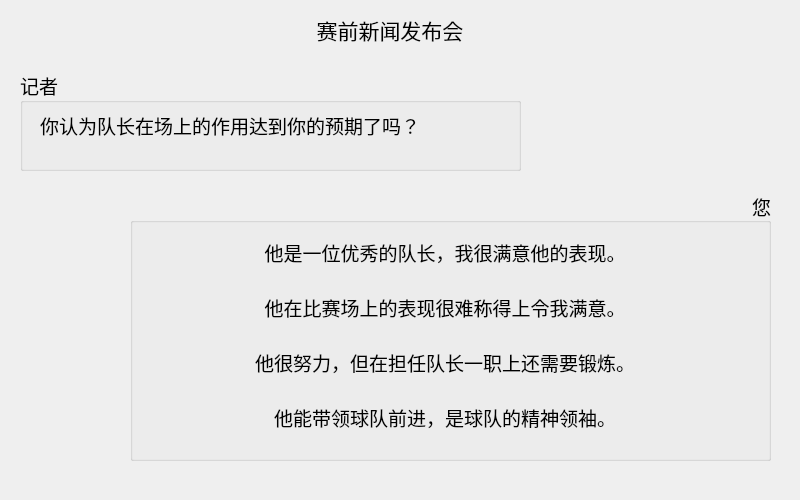
<?xml version="1.0" encoding="UTF-8"?>
<ui version="4.0">
 <class>BeforeGame5Dialog</class>
 <widget class="QDialog" name="BeforeGame5Dialog">
  <property name="geometry">
   <rect>
    <x>0</x>
    <y>0</y>
    <width>800</width>
    <height>500</height>
   </rect>
  </property>
  <property name="windowTitle">
   <string>Dialog</string>
  </property>
  <widget class="QGroupBox" name="groupBox">
   <property name="geometry">
    <rect>
     <x>20</x>
     <y>70</y>
     <width>501</width>
     <height>101</height>
    </rect>
   </property>
   <property name="font">
    <font>
     <family>等线</family>
     <pointsize>14</pointsize>
    </font>
   </property>
   <property name="title">
    <string>记者</string>
   </property>
   <widget class="QLabel" name="label">
    <property name="geometry">
     <rect>
      <x>20</x>
      <y>40</y>
      <width>471</width>
      <height>31</height>
     </rect>
    </property>
    <property name="text">
     <string>你认为队长在场上的作用达到你的预期了吗？</string>
    </property>
   </widget>
  </widget>
  <widget class="QGroupBox" name="groupBox_2">
   <property name="geometry">
    <rect>
     <x>130</x>
     <y>190</y>
     <width>641</width>
     <height>271</height>
    </rect>
   </property>
   <property name="font">
    <font>
     <family>等线</family>
     <pointsize>14</pointsize>
    </font>
   </property>
   <property name="title">
    <string>您</string>
   </property>
   <property name="alignment">
    <set>Qt::AlignRight|Qt::AlignTrailing|Qt::AlignVCenter</set>
   </property>
   <widget class="QToolButton" name="toolButton">
    <property name="geometry">
     <rect>
      <x>50</x>
      <y>40</y>
      <width>530</width>
      <height>45</height>
     </rect>
    </property>
    <property name="font">
     <font>
      <family>楷体</family>
     </font>
    </property>
    <property name="text">
     <string>他是一位优秀的队长，我很满意他的表现。</string>
    </property>
    <property name="autoRaise">
     <bool>true</bool>
    </property>
   </widget>
   <widget class="QToolButton" name="toolButton_2">
    <property name="geometry">
     <rect>
      <x>50</x>
      <y>95</y>
      <width>530</width>
      <height>45</height>
     </rect>
    </property>
    <property name="font">
     <font>
      <family>楷体</family>
     </font>
    </property>
    <property name="text">
     <string>他在比赛场上的表现很难称得上令我满意。</string>
    </property>
    <property name="autoRaise">
     <bool>true</bool>
    </property>
   </widget>
   <widget class="QToolButton" name="toolButton_3">
    <property name="geometry">
     <rect>
      <x>50</x>
      <y>150</y>
      <width>530</width>
      <height>45</height>
     </rect>
    </property>
    <property name="font">
     <font>
      <family>楷体</family>
     </font>
    </property>
    <property name="text">
     <string>他很努力，但在担任队长一职上还需要锻炼。</string>
    </property>
    <property name="autoRaise">
     <bool>true</bool>
    </property>
   </widget>
   <widget class="QToolButton" name="toolButton_4">
    <property name="geometry">
     <rect>
      <x>50</x>
      <y>205</y>
      <width>530</width>
      <height>45</height>
     </rect>
    </property>
    <property name="font">
     <font>
      <family>楷体</family>
     </font>
    </property>
    <property name="text">
     <string>他能带领球队前进，是球队的精神领袖。</string>
    </property>
    <property name="autoRaise">
     <bool>true</bool>
    </property>
   </widget>
  </widget>
  <widget class="QLabel" name="label_2">
   <property name="geometry">
    <rect>
     <x>180</x>
     <y>10</y>
     <width>420</width>
     <height>40</height>
    </rect>
   </property>
   <property name="font">
    <font>
     <family>等线</family>
     <pointsize>16</pointsize>
    </font>
   </property>
   <property name="text">
    <string>赛前新闻发布会</string>
   </property>
   <property name="alignment">
    <set>Qt::AlignCenter</set>
   </property>
  </widget>
 </widget>
 <resources/>
 <connections/>
</ui>
